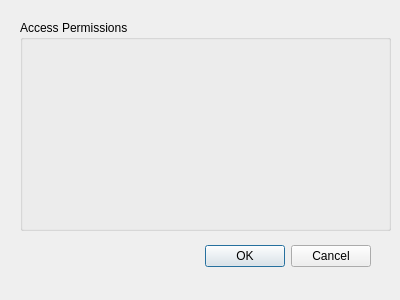
<ui version="4.0" >
 <class>PermissionsPluginAdvanceDialog</class>
 <widget class="QDialog" name="PermissionsPluginAdvanceDialog" >
  <property name="geometry" >
   <rect>
    <x>0</x>
    <y>0</y>
    <width>400</width>
    <height>300</height>
   </rect>
  </property>
  <property name="windowTitle" >
   <string>Dialog</string>
  </property>
  <widget class="QDialogButtonBox" name="buttonBox" >
   <property name="geometry" >
    <rect>
     <x>30</x>
     <y>240</y>
     <width>341</width>
     <height>32</height>
    </rect>
   </property>
   <property name="orientation" >
    <enum>Qt::Horizontal</enum>
   </property>
   <property name="standardButtons" >
    <set>QDialogButtonBox::Cancel|QDialogButtonBox::NoButton|QDialogButtonBox::Ok</set>
   </property>
  </widget>
  <widget class="QGroupBox" name="groupBox" >
   <property name="geometry" >
    <rect>
     <x>20</x>
     <y>20</y>
     <width>371</width>
     <height>211</height>
    </rect>
   </property>
   <property name="title" >
    <string>Access Permissions</string>
   </property>
  </widget>
 </widget>
 <resources/>
 <connections>
  <connection>
   <sender>buttonBox</sender>
   <signal>accepted()</signal>
   <receiver>PermissionsPluginAdvanceDialog</receiver>
   <slot>accept()</slot>
   <hints>
    <hint type="sourcelabel" >
     <x>248</x>
     <y>254</y>
    </hint>
    <hint type="destinationlabel" >
     <x>157</x>
     <y>274</y>
    </hint>
   </hints>
  </connection>
  <connection>
   <sender>buttonBox</sender>
   <signal>rejected()</signal>
   <receiver>PermissionsPluginAdvanceDialog</receiver>
   <slot>reject()</slot>
   <hints>
    <hint type="sourcelabel" >
     <x>316</x>
     <y>260</y>
    </hint>
    <hint type="destinationlabel" >
     <x>286</x>
     <y>274</y>
    </hint>
   </hints>
  </connection>
 </connections>
</ui>
